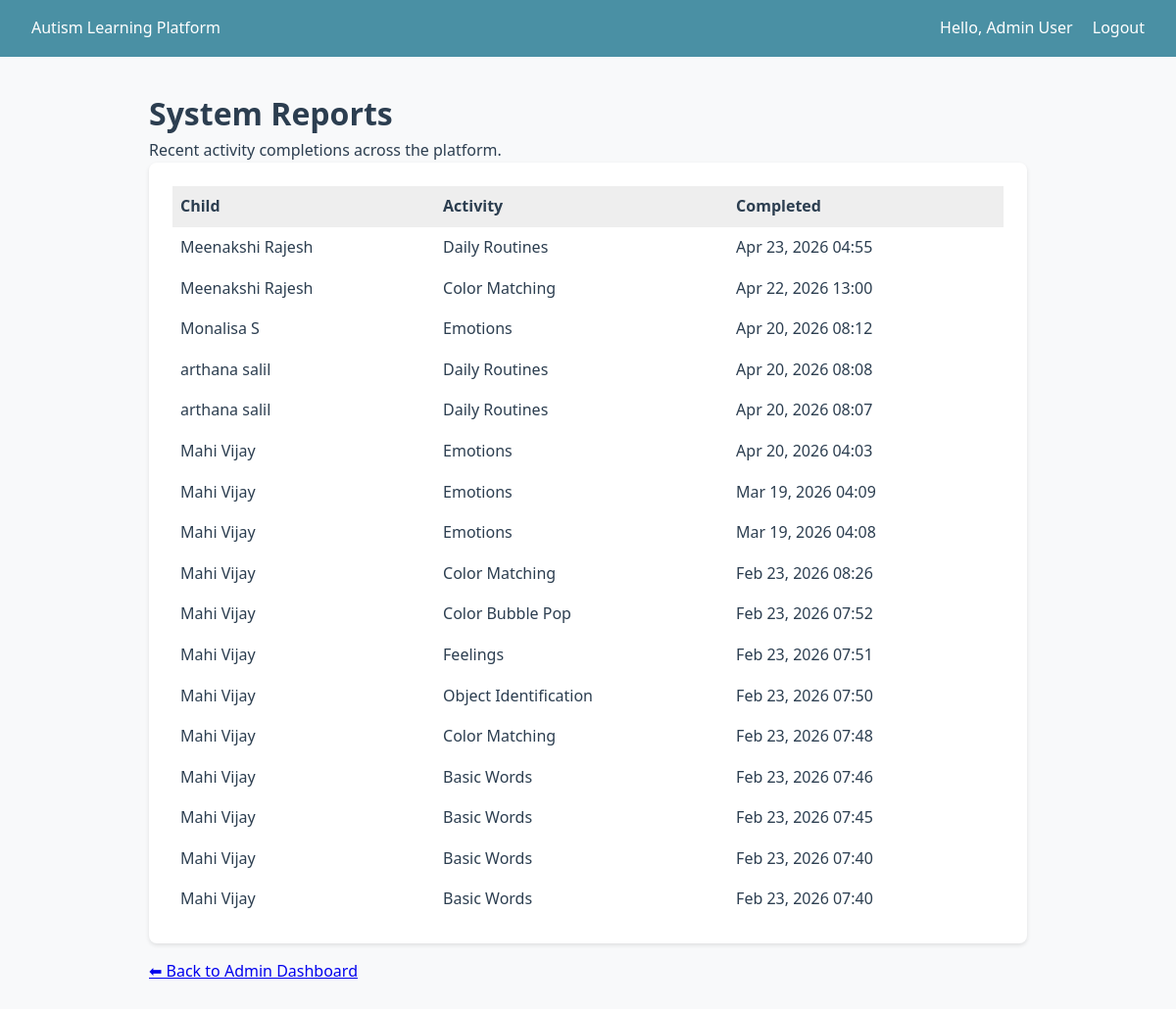
/learning/admin/reports/ (signed in), run on the app's committed database.
### accounts/models.py (models this page shows, shortened)
class User(AbstractUser):
    class Role(models.TextChoices):
        ADMIN = "admin", "Administrator"
        PARENT = "parent", "Parent/Guardian"
        CHILD = "child", "Child (Learner)"
    role = models.CharField(max_length=10, choices=Role.choices, default=Role.PARENT)
    phone = models.CharField(max_length=20, blank=True)
    created_at = models.DateTimeField(auto_now_add=True)
    updated_at = models.DateTimeField(auto_now=True)

### learning/models.py (models this page shows, shortened)
class ActivityCompletion(models.Model):
    child = models.ForeignKey(
        "children.ChildProfile",
        on_delete=models.CASCADE,
        related_name="completions",
    )
    activity = models.ForeignKey(
        LearningActivity,
        on_delete=models.CASCADE,
        related_name="completions",
    )
    completed_at = models.DateTimeField(auto_now_add=True)
    score = models.PositiveIntegerField(null=True, blank=True)
    reward_earned = models.PositiveIntegerField(default=0)
    notes = models.TextField(blank=True)
    class Meta:
        ordering = ["-completed_at"]

class LearningActivity(models.Model):
    class Difficulty(models.TextChoices):
        EASY = "easy", "Easy"
        MEDIUM = "medium", "Medium"
        HARD = "hard", "Hard"
    module = models.ForeignKey(
        LearningModule,
        on_delete=models.CASCADE,
        related_name="activities",
    )
    title = models.CharField(max_length=200)
    description = models.TextField(blank=True)
    difficulty = models.CharField(
        max_length=10,
        choices=Difficulty.choices,
        default=Difficulty.EASY,
    )
    image = models.ImageField(upload_to="activity_images/", blank=True, null=True)
    audio_guide = models.FileField(
        upload_to="activity_audio/",
        blank=True,
        null=True,
        help_text="Audio guidance for the activity",
    )
    video_url = models.URLField(blank=True, null=True)
    template_name = models.CharField(
        max_length=100,
        blank=True,
        help_text="Template to render (e.g. color_match, object_identification)",
    )
    order = models.PositiveIntegerField(default=0)
    reward_points = models.PositiveIntegerField(default=10)
    is_active = models.BooleanField(default=True)
    created_at = models.DateTimeField(auto_now_add=True)
    updated_at = models.DateTimeField(auto_now=True)
    class Meta:
        ordering = ["module", "order", "title"]
        verbose_name_plural = "Learning activities"

### children/models.py (models this page shows, shortened)
class ChildProfile(models.Model):
    class SkillFocus(models.TextChoices):
        COMMUNICATION = "communication", "Communication"
        SOCIAL = "social", "Social Skills"
        COGNITIVE = "cognitive", "Cognitive"
        DAILY = "daily", "Daily Life Skills"
        EMOTIONAL = "emotional", "Emotional Recognition"
    parent = models.ForeignKey(
        settings.AUTH_USER_MODEL,
        on_delete=models.CASCADE,
        related_name="children",
        limit_choices_to={"role": "parent"},
    )
    first_name = models.CharField(max_length=100)
    last_name = models.CharField(max_length=100)
    date_of_birth = models.DateField(null=True, blank=True)
    skill_focus = models.JSONField(
        default=list,
        help_text="List of focus areas, e.g. ['communication', 'cognitive']",
    )
    learning_pace = models.CharField(
        max_length=20,
        choices=[
            ("slow", "Slow"),
            ("medium", "Medium"),
            ("fast", "Fast"),
        ],
        default="medium",
    )
    avatar = models.ImageField(upload_to="child_avatars/", blank=True, null=True)
    created_at = models.DateTimeField(auto_now_add=True)
    updated_at = models.DateTimeField(auto_now=True)
    class Meta:
        ordering = ["-created_at"]
    def get_full_name(self):
        return f"{self.first_name} {self.last_name}"

### learning/views.py (the view)
# urls.py: path("admin/reports/", views.view_reports, name="view_reports"),
@admin_required
def view_reports(request):
    completions = ActivityCompletion.objects.select_related(
        "child", "activity", "child__parent"
    ).order_by("-completed_at")[:100]
    return render(request, "admin/view_reports.html", {"completions": completions})

### templates/admin/view_reports.html (shortened to what this page needs)
{% extends "base.html" %}
{% block content %}
<h1>System Reports</h1>
<p>Recent activity completions across the platform.</p>
<div class="card">
    <table style="width:100%; border-collapse: collapse;">
        <tr style="background: #eee;">
            <th style="padding: 0.5rem; text-align: left;">Child</th>
            <th style="padding: 0.5rem; text-align: left;">Activity</th>
            <th style="padding: 0.5rem; text-align: left;">Completed</th>
        </tr>
        {% for c in completions %}
        <tr>
            <td style="padding: 0.5rem;">{{ c.child.get_full_name }}</td>
            <td style="padding: 0.5rem;">{{ c.activity.title }}</td>
            <td style="padding: 0.5rem;">{{ c.completed_at|date:"M d, Y H:i" }}</td>
        </tr>
        {% empty %}
        <tr><td colspan="3">No completions yet.</td></tr>
        {% endfor %}
    </table>
</div>
<p><a href="{% url 'learning:admin_dashboard' %}">⬅ Back to Admin Dashboard</a></p>
{% endblock %}

### templates/base.html (shortened to what this page needs)
<!DOCTYPE html>
<html lang="en">
<head>
</head>
<body>
    <header class="header">
        <a href="{% url 'accounts:home' %}">Autism Learning Platform</a>
        <nav class="nav">
            {% if user.is_authenticated %}
                <span>Hello, {{ user.get_full_name|default:user.username }}</span>
                <a href="{% url 'accounts:logout' %}">Logout</a>
            {% else %}
                <a href="{% url 'accounts:login' %}">Login</a>
                <a href="{% url 'accounts:register' %}">Register</a>
            {% endif %}
        </nav>
    </header>
    <main class="container">
        {% block content %}{% endblock %}
    </main>
</body>
</html>

### templates/base.html (style rules this page uses)
:root { --primary: #4a90a4; --accent: #f5a623; --bg: #f8f9fa; --text: #2c3e50; }
* { box-sizing: border-box; margin: 0; padding: 0; }
body { font-family: 'Segoe UI', Tahoma, sans-serif; background: var(--bg); color: var(--text); line-height: 1.6; }
.header { background: var(--primary); color: white; padding: 1rem 2rem; display: flex; justify-content: space-between; align-items: center; }
.header a { color: white; text-decoration: none; }
.nav a { margin-left: 1rem; }
.container { max-width: 960px; margin: 0 auto; padding: 2rem; }
.card { background: white; border-radius: 8px; padding: 1.5rem; margin-bottom: 1rem; box-shadow: 0 2px 4px rgba(0,0,0,0.1); }

### data on the page
User: get_full_name "Admin User"
ActivityCompletion: child.get_full_name "Meenakshi Rajesh", activity "Daily Routines", completed_at "Apr 23, 2026 04:55"
ActivityCompletion: child.get_full_name "Meenakshi Rajesh", activity "Color Matching", completed_at "Apr 22, 2026 13:00"
ActivityCompletion: child.get_full_name "Monalisa S", activity "Emotions", completed_at "Apr 20, 2026 08:12"
ActivityCompletion: child.get_full_name "arthana salil", activity "Daily Routines", completed_at "Apr 20, 2026 08:08"
ActivityCompletion: child.get_full_name "arthana salil", activity "Daily Routines", completed_at "Apr 20, 2026 08:07"
ActivityCompletion: child.get_full_name "Mahi Vijay", activity "Emotions", completed_at "Apr 20, 2026 04:03"
ActivityCompletion: child.get_full_name "Mahi Vijay", activity "Emotions", completed_at "Mar 19, 2026 04:09"
ActivityCompletion: child.get_full_name "Mahi Vijay", activity "Emotions", completed_at "Mar 19, 2026 04:08"
ActivityCompletion: child.get_full_name "Mahi Vijay", activity "Color Matching", completed_at "Feb 23, 2026 08:26"
ActivityCompletion: child.get_full_name "Mahi Vijay", activity "Color Bubble Pop", completed_at "Feb 23, 2026 07:52"
ActivityCompletion: child.get_full_name "Mahi Vijay", activity "Feelings", completed_at "Feb 23, 2026 07:51"
ActivityCompletion: child.get_full_name "Mahi Vijay", activity "Object Identification", completed_at "Feb 23, 2026 07:50"
ActivityCompletion: child.get_full_name "Mahi Vijay", activity "Color Matching", completed_at "Feb 23, 2026 07:48"
ActivityCompletion: child.get_full_name "Mahi Vijay", activity "Basic Words", completed_at "Feb 23, 2026 07:46"
ActivityCompletion: child.get_full_name "Mahi Vijay", activity "Basic Words", completed_at "Feb 23, 2026 07:45"
ActivityCompletion: child.get_full_name "Mahi Vijay", activity "Basic Words", completed_at "Feb 23, 2026 07:40"
ActivityCompletion: child.get_full_name "Mahi Vijay", activity "Basic Words", completed_at "Feb 23, 2026 07:40"
